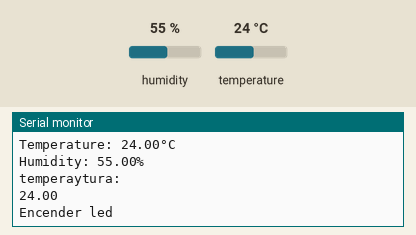
Bench run of a program on a simulated Arduino Uno, built with avr-gcc and run on an emulated ATmega328P. On the bench: the last lines printed to the serial monitor. Inputs (shaded band) come from the test bench; at power-on: temperature 24 °C, humidity 55 %.

Above: at 3.3 s.
3.4 s: temperature set to 22 °C
At 4.7 s:
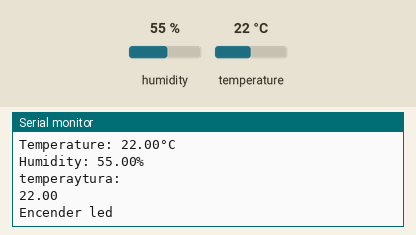
4.9 s: temperature set to 19 °C
At 5.8 s:
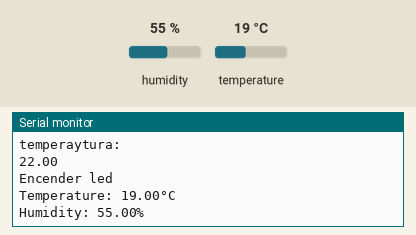
Timing chart, 0 to 7.9 s (numbered marks = the images above; inputs shaded):
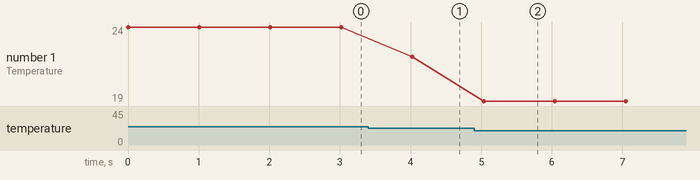

The program:

main.cpp
```cpp
#include <Arduino.h>
#include <Adafruit_Sensor.h>
#include <DHT.h>
#include <DHT_U.h>

#define DHTPIN 2 // Pin de datos del sensor DHT11
#define DHTTYPE    DHT11     // DHT 11

DHT_Unified dht(DHTPIN, DHTTYPE);

uint32_t delayMS;

//Leer temperatura con un TMP36
//pin en el que se conecta la salida Vout o pi medi del sensor TMP36
//const int temperaturePin = A0;
const int umbraltemperatura = 20;
const int ledpin = 3;

//calcula la temperatura dependiendo del voltaje recibido
//float getVoltage(int pin){
// return (analogRead(pin) * .004882814);
//}
//metodo cliente
void setup()
{
  //Inicializar el puerto serial
  Serial.begin(115200);
  // Initialize device.
  dht.begin();
  Serial.println(F("DHT11 Inicializando sensor de temperatura"));
}

//metodo repetitivo
void loop()
{
 float temperature;
 //recibe la temperatura del método
 // Delay between measurements.
  delay(delayMS);
  // Get temperature event and print its value.
  sensors_event_t event;
  dht.temperature().getEvent(&event);
  if (isnan(event.temperature)) {
    Serial.println(F("Error reading temperature!"));
  }
  else {
    temperature = event.temperature;
    Serial.print(F("Temperature: "));
    Serial.print(event.temperature);
    Serial.println(F("°C"));
  }
  // Get humidity event and print its value.
  dht.humidity().getEvent(&event);
  if (isnan(event.relative_humidity)) {
    Serial.println(F("Error reading humidity!"));
  }
  else {
    Serial.print(F("Humidity: "));
    Serial.print(event.relative_humidity);
    Serial.println(F("%"));
  }

 //float temperature = getVoltage(temperaturePin);
 //temperature = (temperature - .5) * 100;
 //float temperature = ( analogRead(temperaturePin) * (500.0 / 1023.0) ) - 50.0;
 //impresión en la pantalla seria del IDE arduino
 //Serial.println(temperature);

 //Verifico el umbral de temperatura
 if(temperature>umbraltemperatura) {
    digitalWrite(ledpin, HIGH);   // turn the LED on (HIGH is the voltage level)
    Serial.println("temperaytura: ");
    Serial.println(temperature);
    Serial.println("Encender led");
    }
  else
    digitalWrite(ledpin, LOW);    // turn the LED off by making the voltage LOW

//espera en milisegundos para volver a tomar la temperatura
 delay(1000);
}
```

Measured:
- the behaviour switches between 21 and 20 °C on temperature (found by bisection; images 1 and 2)
- after the input at 3.4 s, the serial monitor: prints a new line after 0.63 s (image 1)
- after the input at 4.9 s, the serial monitor: prints a new line after 0.13 s (image 2)
- plotted number 1: 24 → 22 after the input at 3.4 s, 22 → 19 after the input at 4.9 s
